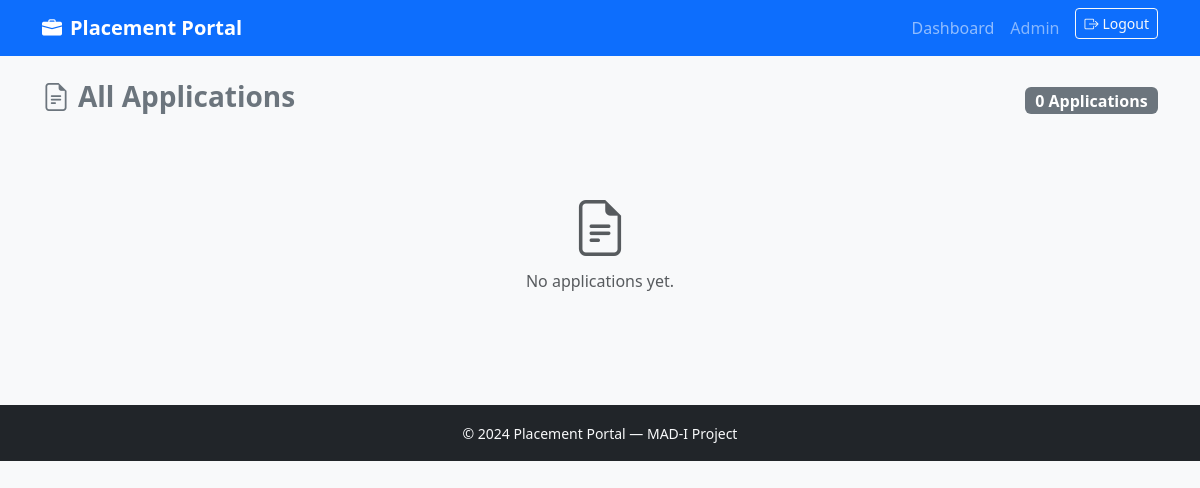
The app's page /admin/applications (signed in), older data.
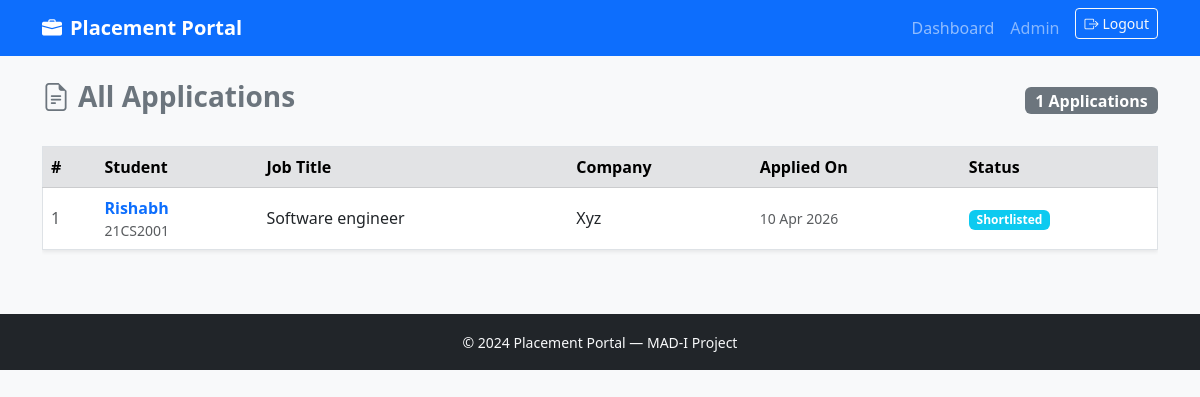
The same page, newer data.
### models.py (models this page shows, shortened)
class User(UserMixin, db.Model):
    id= db.Column(db.Integer, primary_key=True)
    username= db.Column(db.String(80), unique=True, nullable=False)
    email= db.Column(db.String(120), unique=True, nullable=False)
    password_hash = db.Column(db.String(256))
    role = db.Column(db.String(20))
    active = db.Column(db.Boolean, default=True)
    student_profile = db.relationship('Student', backref='user', uselist=False)
    company_profile = db.relationship('Company', backref='user', uselist=False)
    @property
    def is_active(self):
        return self.active

class Application(db.Model):
    id = db.Column(db.Integer, primary_key=True)
    student_id = db.Column(db.Integer, db.ForeignKey('student.id'), nullable=False)
    job_id = db.Column(db.Integer, db.ForeignKey('job_position.id'), nullable=False)
    applied_at = db.Column(db.DateTime, default=lambda: datetime.now(timezone.utc))
    status = db.Column(db.String(30), default='applied')
    notes = db.Column(db.Text)
    updated_at = db.Column(db.DateTime, default=lambda: datetime.now(timezone.utc))
    __table_args__ = (
        db.UniqueConstraint('student_id', 'job_id', name='uq_student_job'),
    )

class Student(db.Model):
    id = db.Column(db.Integer, primary_key=True)
    user_id = db.Column(db.Integer, db.ForeignKey('user.id'), nullable=False)
    name = db.Column(db.String(100))
    roll_no = db.Column(db.String(50), unique=True)
    branch = db.Column(db.String(100))
    cgpa = db.Column(db.Float)
    skills = db.Column(db.Text)
    phone = db.Column(db.String(20))
    linkedin = db.Column(db.String(250))
    about = db.Column(db.Text)
    resume_path = db.Column(db.String(250))
    applications  = db.relationship('Application', backref='student', lazy='dynamic')
    notifications = db.relationship('Notification', backref='student', lazy='dynamic')

class JobPosition(db.Model):
    id = db.Column(db.Integer, primary_key=True)
    company_id = db.Column(db.Integer, db.ForeignKey('company.id'), nullable=False)
    title = db.Column(db.String(150))
    description = db.Column(db.Text)
    required_skills = db.Column(db.Text)
    experience = db.Column(db.String(100))
    salary_min = db.Column(db.Float)
    salary_max = db.Column(db.Float)
    location = db.Column(db.String(150))
    deadline = db.Column(db.DateTime)
    status = db.Column(db.String(20), default='active')
    is_approved = db.Column(db.Boolean, default=False)
    created_at = db.Column(db.DateTime, default=lambda: datetime.now(timezone.utc), nullable=False)
    applications = db.relationship('Application', backref='job', lazy='dynamic')

class Company(db.Model):
    id = db.Column(db.Integer, primary_key=True)
    user_id = db.Column(db.Integer, db.ForeignKey('user.id'), nullable=False)
    name = db.Column(db.String(150))
    industry = db.Column(db.String(100))
    website = db.Column(db.String(250))
    description = db.Column(db.Text)
    location = db.Column(db.String(150))
    approval_status = db.Column(db.String(20), default='pending')
    is_blacklisted  = db.Column(db.Boolean, default=False)
    created_at = db.Column(db.DateTime, default=lambda: datetime.now(timezone.utc), nullable=False)
    jobs = db.relationship('JobPosition', backref='company', lazy='dynamic')

### routes/admin.py (the view)
@admin_bp.route('/applications')
@login_required
@admin_required
def applications():
    applications = Application.query.order_by(Application.applied_at.desc()).all()
    return render_template('admin/applications.html', applications = applications)

### models.py (called while the page is built)
@login_manager.user_loader
def load_user(user_id):
    return User.query.get(int(user_id))

### routes/admin.py (called while the page is built)
def admin_required(f):
    @wraps(f)
    def wrapped(*args, **kwargs):
        if not current_user.is_authenticated:
            flash('Please login first.', 'danger')
            return redirect(url_for('auth.login'))
        if current_user.role != 'admin':
            flash('Admin access required.', 'danger')
            return redirect(url_for('auth.login'))
        return f(*args, **kwargs)
    return wrapped

### templates/admin/applications.html (shortened to what this page needs)
{% extends 'base.html' %}
{% block content %}
<div class="d-flex justify-content-between align-items-center mb-4">
  <h3 class="fw-bold text-secondary">
    <i class="bi bi-file-earmark-text me-2"></i>All Applications
  </h3>
  <span class="badge bg-secondary fs-6">{{ applications|length }} Applications</span>
</div>
{% if applications %}
<div class="table-responsive">
  <table class="table table-hover align-middle border shadow-sm">
    <thead class="table-secondary">
      <tr>
        <th>#</th>
        <th>Student</th>
        <th>Job Title</th>
        <th>Company</th>
        <th>Applied On</th>
        <th>Status</th>
      </tr>
    </thead>
    <tbody>
      {% for app in applications %}
      <tr>
        <td class="text-muted">{{ loop.index }}</td>
        <td>
          <a href="{{ url_for('admin.student_detail', student_id=app.student.id) }}"
             class="fw-semibold text-decoration-none">{{ app.student.name }}</a>
          <div class="small text-muted">{{ app.student.roll_no or '—' }}</div>
        </td>
        <td>{{ app.job.title }}</td>
        <td>{{ app.job.company.name }}</td>
        <td class="small text-muted">{{ app.applied_at.strftime('%d %b %Y') }}</td>
        <td>
          <span class="badge
            {% if app.status == 'placed' %}bg-success
            {% elif app.status == 'rejected' %}bg-danger
            {% elif app.status == 'shortlisted' %}bg-info
            {% elif app.status == 'interview' %}bg-warning text-dark
            {% else %}bg-secondary{% endif %}">
            {{ app.status | capitalize }}
          </span>
        </td>
      </tr>
      {% endfor %}
    </tbody>
  </table>
</div>
{% else %}
<div class="text-center py-5 text-muted">
  <i class="bi bi-file-earmark-text display-4"></i>
  <p class="mt-2">No applications yet.</p>
</div>
{% endif %}
{% endblock %}

### templates/base.html (shortened to what this page needs)
<!DOCTYPE html>
<html lang="en">
<head>
  <link href="https://cdn.jsdelivr.net/npm/bootstrap@5.3.0/dist/css/bootstrap.min.css" rel="stylesheet"/>
  <link href="https://cdn.jsdelivr.net/npm/bootstrap-icons@1.11.0/font/bootstrap-icons.css" rel="stylesheet"/>
</head>
<body class="bg-light">
<nav class="navbar navbar-expand-lg navbar-dark bg-primary">
  <div class="container">
    <a class="navbar-brand fw-bold" href="{{ url_for('auth.index') }}">
      <i class="bi bi-briefcase-fill me-2"></i>Placement Portal
    </a>
    <div class="collapse navbar-collapse" id="navbarNav">
      <ul class="navbar-nav ms-auto">
        {% if current_user.is_authenticated %}
          {% if current_user.role == 'admin' %}
            <li class="nav-item">
              <a class="nav-link" href="{{ url_for('admin.dashboard') }}">Dashboard</a>
            </li>
          {% elif current_user.role == 'company' %}
            <li class="nav-item">
              <a class="nav-link" href="{{ url_for('company.dashboard') }}">Dashboard</a>
            </li>
          {% endif %}
          <li class="nav-item">
            <span class="nav-link text-white-50">
              {{ current_user.role | capitalize }}
            </span>
          </li>
          <li class="nav-item">
            <a class="btn btn-outline-light btn-sm ms-2"
               href="{{ url_for('auth.logout') }}">
              <i class="bi bi-box-arrow-right me-1"></i>Logout
            </a>
          </li>
        {% endif %}
      </ul>
    </div>
  </div>
</nav>
<main class="container my-4">
  {% block content %}{% endblock %}
</main>
<footer class="bg-dark text-light text-center py-3 mt-5">
  <small>&copy; 2024 Placement Portal — MAD-I Project</small>
</footer>
</body>
</html>

Row changes from the older to the newer data that the page shows:
added Application: student.name "Rishabh", student "21CS2001", job "Software engineer", job.company.name "Xyz", applied_at "10 Apr 2026", status "Shortlisted"
Text that changed along with them:
{{ applications|length }}: "0" → "1"
text no longer shown: "No applications yet."
text now shown: "# Student Job Title Company Applied On Status"
